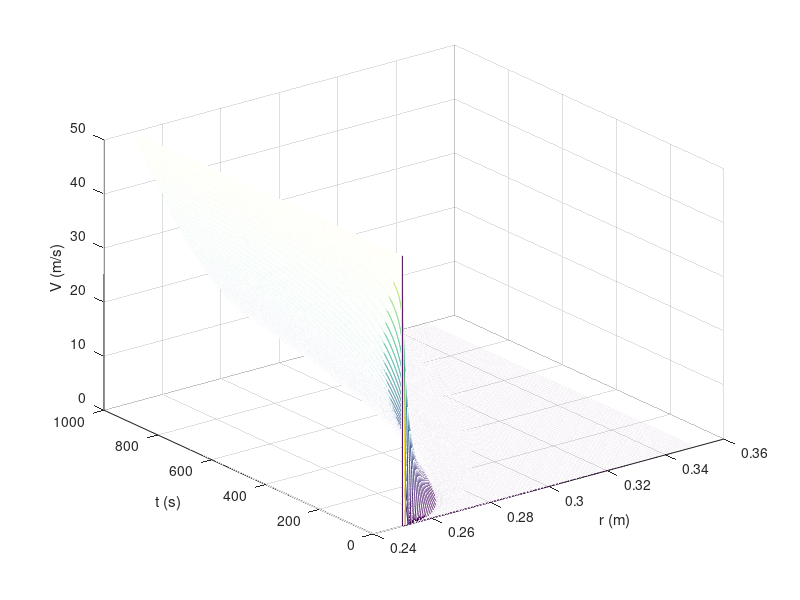

Here is the MATLAB script that generated this plot:
clc;clear;close all

Ri = 0.25; Ro = 0.35; V = 50;

ndx = 100; nx = ndx+1;
dr = (Ro-Ri)/ndx;
r = Ri:dr:Ro;

ndt=5000; Lt = 1000;
nt=ndt+1;
dt=Lt/ndt;
t=0:dt:Lt;

alpha = 10;
Vz = zeros(nt,nx);

for m=1:nt-1
    for i = 2:nx-1
        Vz(m+1,i) = Vz(m,i) + 1/r(i)/alpha*(dr*(Vz(m,i+1)-Vz(m,i))+r(i)*(Vz(m,i+1)-2*Vz(m,i)+Vz(m,i-1)));
    end
    Vz(m+1,1)  = V;
    Vz(m+1,nx) = 0; 
end
mesh(r,t,Vz)
xlabel('r (m)')
ylabel('t (s)')
zlabel('V (m/s)')
